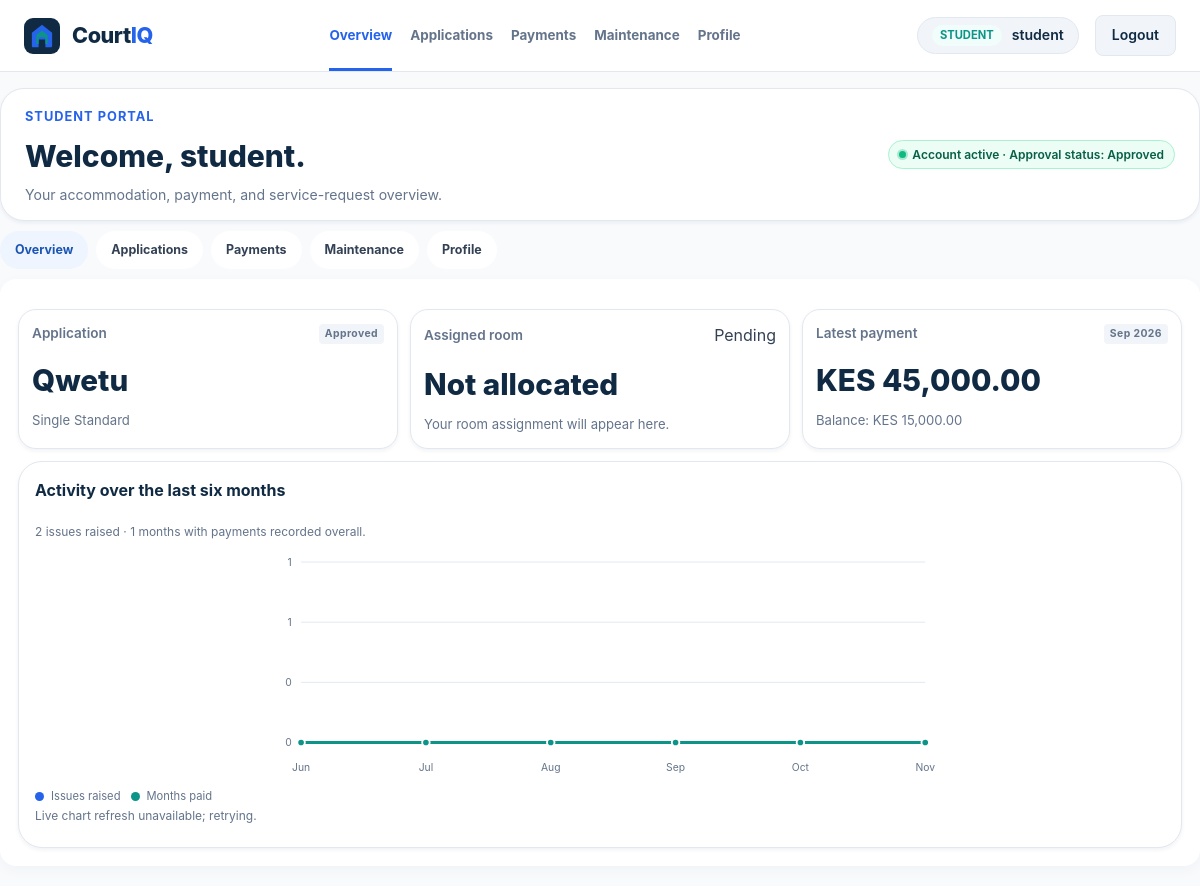
Screenshot of /student/index.php (signed in) with the database file from the repository.
### tables this page shows
CREATE TABLE IF NOT EXISTS `users` (
    `id` INT AUTO_INCREMENT PRIMARY KEY,
    `username` VARCHAR(80) NOT NULL UNIQUE,
    `email` VARCHAR(150) NOT NULL UNIQUE,
    `password_hash` VARCHAR(255) NOT NULL,
    `role` ENUM('student', 'warden', 'administrator') NOT NULL,
    `status` ENUM('active', 'inactive', 'suspended') NOT NULL DEFAULT 'active',
    `approval_status` ENUM('pending', 'approved', 'rejected') NOT NULL DEFAULT 'approved',
    `approval_decided_by` INT DEFAULT NULL,
    `approval_decided_at` DATETIME DEFAULT NULL,
    `created_at` TIMESTAMP DEFAULT CURRENT_TIMESTAMP,
    `updated_at` TIMESTAMP DEFAULT CURRENT_TIMESTAMP ON UPDATE CURRENT_TIMESTAMP,
    INDEX `idx_users_role` (`role`),
    INDEX `idx_users_status` (`status`),
    INDEX `idx_users_approval_status` (`approval_status`, `role`),
    FOREIGN KEY (`approval_decided_by`) REFERENCES `users`(`id`) ON DELETE SET NULL
);

CREATE TABLE IF NOT EXISTS `accommodation_applications` (
    `id` INT AUTO_INCREMENT PRIMARY KEY,
    `user_id` INT NOT NULL,
    `hostel_preference` VARCHAR(150) NOT NULL,
    `room_type` VARCHAR(60) NOT NULL,
    `application_status` ENUM('submitted', 'pending', 'approved', 'rejected') NOT NULL DEFAULT 'submitted',
    `notes` TEXT DEFAULT NULL,
    `created_at` TIMESTAMP DEFAULT CURRENT_TIMESTAMP,
    `updated_at` TIMESTAMP DEFAULT CURRENT_TIMESTAMP ON UPDATE CURRENT_TIMESTAMP,
    FOREIGN KEY (`user_id`) REFERENCES `users`(`id`) ON DELETE CASCADE
);

CREATE TABLE IF NOT EXISTS `payment_records` (
    `id` INT AUTO_INCREMENT PRIMARY KEY,
    `user_id` INT NOT NULL,
    `reference_no` VARCHAR(60) NOT NULL UNIQUE,
    `amount` DECIMAL(10, 2) NOT NULL,
    `balance` DECIMAL(10, 2) NOT NULL DEFAULT 0.00,
    `status` ENUM('recorded', 'verified', 'pending_audit') NOT NULL DEFAULT 'recorded',
    `payment_date` DATE NOT NULL,
    `notes` VARCHAR(255) DEFAULT NULL,
    `created_at` TIMESTAMP DEFAULT CURRENT_TIMESTAMP,
    FOREIGN KEY (`user_id`) REFERENCES `users`(`id`) ON DELETE CASCADE
);

### includes/auth.php (called while the page is built, shortened)
<?php
require_once __DIR__ . '/functions.php';
function isLoggedIn(): bool
{
    return isset($_SESSION['courtiq_user']) && !empty($_SESSION['courtiq_user']['id']);
}
function currentUser(): ?array
{
    return isLoggedIn() ? $_SESSION['courtiq_user'] : null;
}
function projectUrl(string $path = ''): string
{
    $scriptName = $_SERVER['SCRIPT_NAME'] ?? '/index.php';
    $directory = str_replace('\\', '/', dirname($scriptName));
    $subdirs = ['student', 'warden', 'admin', 'includes', 'config', 'database'];
    $currentBase = basename($directory);
    if (in_array($currentBase, $subdirs, true)) {
        $directory = dirname($directory);
    }
    $root = rtrim(str_replace('\\', '/', $directory), '/');
    $cleanPath = ltrim($path, '/');
    return $root === '' ? '/' . $cleanPath : $root . '/' . $cleanPath;
}
function requireRole(array $allowedRoles): void
{
    require_once __DIR__ . '/db.php';
    $userId = (int)currentUser()['id'];
    $stmt = db()->prepare('SELECT u.username, u.email, u.role, u.status, u.approval_status, sp.full_name, sp.student_number
        FROM users u LEFT JOIN student_profiles sp ON sp.user_id = u.id WHERE u.id = ?');
    $stmt->bind_param('i', $userId);
    if (!$stmt->execute()) {
        error_log('CourtIQ could not execute the current account authorization check: ' . $stmt->error);
        $stmt->close();
        http_response_code(503);
        exit('Account authorization is temporarily unavailable.');
    }
    $user = $stmt->get_result()->fetch_assoc();
}

### includes/functions.php (called while the page is built, shortened)
<?php
function e(?string $value): string
{
    return htmlspecialchars((string)$value, ENT_QUOTES, 'UTF-8');
}

### includes/db.php (called while the page is built, shortened)
<?php
$dbConfigFile = __DIR__ . '/../config/database.php';
$dbConfig = require $dbConfigFile;
try {
    $db = @new mysqli(
        $dbConfig['host'],
        $dbConfig['username'],
        $dbConfig['password'],
        $dbConfig['database'],
        (int)$dbConfig['port']
    );
    if (!empty($dbConfig['charset'])) {
        $db->set_charset($dbConfig['charset']);
    }
} catch (Throwable $t) {
    error_log('CourtIQ Database Exception: ' . $t->getMessage());
    http_response_code(503);
    die('The CourtIQ database service is temporarily unavailable.');
}
function db(): mysqli
{
    global $db;
    return $db;
}

### student/index.php (the view, shortened to what this page needs)
<?php
require_once __DIR__ . '/../includes/auth.php';
require_once __DIR__ . '/../includes/db.php';
require_once __DIR__ . '/../includes/dashboard_charts.php';
requireRole(['student']);
$user = currentUser();
$userId = (int)$user['id'];
$conn = db();
$applicationStmt = $conn->prepare('SELECT hostel_preference, room_type, application_status FROM accommodation_applications WHERE user_id = ? ORDER BY id DESC LIMIT 1');
$applicationStmt->bind_param('i', $userId);
$applicationStmt->execute();
$application = $applicationStmt->get_result()->fetch_assoc();
$allocationStmt = $conn->prepare("SELECT r.room_number, r.room_type, h.name AS hostel_name FROM room_allocations a
    JOIN rooms r ON r.id = a.room_id JOIN hostel_profiles h ON h.id = r.hostel_id
    WHERE a.student_id = ? AND a.status = 'active' LIMIT 1");
$allocationStmt->bind_param('i', $userId);
$allocationStmt->execute();
$allocation = $allocationStmt->get_result()->fetch_assoc();
$paymentStmt = $conn->prepare('SELECT reference_no, amount, balance, payment_date FROM payment_records WHERE user_id = ? ORDER BY payment_date DESC, id DESC LIMIT 1');
$paymentStmt->bind_param('i', $userId);
$paymentStmt->execute();
$payment = $paymentStmt->get_result()->fetch_assoc();
$statsStmt = $conn->prepare("SELECT COUNT(*) AS tickets,
    COALESCE(SUM(status = 'pending'), 0) AS pending_tickets,
    COALESCE(SUM(status = 'in_progress'), 0) AS in_progress_tickets,
    COALESCE(SUM(status = 'resolved'), 0) AS resolved_tickets
    FROM maintenance_requests WHERE user_id = ?");
$statsStmt->bind_param('i', $userId);
$statsStmt->execute();
$stats = $statsStmt->get_result()->fetch_assoc();
$paidMonthsStmt = $conn->prepare("SELECT COUNT(DISTINCT DATE_FORMAT(payment_date, '%Y-%m')) AS paid_months FROM payment_records WHERE user_id = ?");
$paidMonthsStmt->bind_param('i', $userId);
$paidMonthsStmt->execute();
$paidMonths = $paidMonthsStmt->get_result()->fetch_assoc();
$studentCharts = getStudentDashboardChartData($conn, $userId);
$studentChart = renderLineChart(
    $studentCharts['student-activity']['title'],
    $studentCharts['student-activity']['labels'],
    $studentCharts['student-activity']['series']
);
?>
<!doctype html>
<html lang="en">
<head>
    <link rel="stylesheet" href="<?= projectUrl('assets/css/style.css') ?>">
</head>
<body class="dashboard-layout role-dashboard" data-maintenance-endpoint="<?= e(projectUrl('student/maintenance-updates.php')) ?>" data-dashboard-chart-endpoint="<?= e(projectUrl('student/maintenance-updates.php')) ?>">
    <?php require __DIR__ . '/partials/nav.php'; ?>
    <main class="dashboard-content-main container dashboard-overview">
        <section class="dashboard-banner">
            <div>
                <span class="dash-welcome-eyebrow">STUDENT PORTAL</span>
                <h1 class="dash-welcome-title">Welcome, <?= e($user['full_name'] ?: $user['username']) ?>.</h1>
                <p class="dash-welcome-sub">Your accommodation, payment, and service-request overview.</p>
            </div>
            <span class="live-status-pill"><i class="pulse-dot"></i> Account active · Approval status: <?= e(ucfirst($user['approval_status'] ?? 'approved')) ?></span>
        </section>
        <nav class="dashboard-section-tabs" role="tablist" aria-label="Student dashboard sections">
            <button type="button" id="student-tab-overview" role="tab" aria-controls="student-overview" aria-selected="true">Overview</button>
            <button type="button" id="student-tab-applications" role="tab" aria-controls="student-applications" aria-selected="false" tabindex="-1">Applications</button>
            <button type="button" id="student-tab-payments" role="tab" aria-controls="student-payments" aria-selected="false" tabindex="-1">Payments</button>
            <button type="button" id="student-tab-maintenance" role="tab" aria-controls="student-maintenance" aria-selected="false" tabindex="-1">Maintenance</button>
            <button type="button" id="student-tab-profile" role="tab" aria-controls="student-profile" aria-selected="false" tabindex="-1">Profile</button>
        </nav>
        <section id="student-overview" class="dashboard-tab-panel" role="tabpanel" aria-labelledby="student-tab-overview">
            <div class="dashboard-cards-grid" aria-label="Student summary">
                <article class="dash-metric-card"><div class="dash-card-header"><span class="dash-card-title">Application</span><span class="demo-tag"><?= $application ? e(ucfirst($application['application_status'])) : 'NONE' ?></span></div><div class="dash-card-val"><?= $application ? e($application['hostel_preference']) : 'Not submitted' ?></div><p class="dash-card-desc"><?= $application ? e($application['room_type']) : 'Submit an accommodation application.' ?></p></article>
                <article class="dash-metric-card"><div class="dash-card-header"><span class="dash-card-title">Assigned room</span><span class="vcard-status"><?= $allocation ? 'Allocated' : 'Pending' ?></span></div><div class="dash-card-val"><?= $allocation ? e($allocation['room_number']) : 'Not allocated' ?></div><p class="dash-card-desc"><?= $allocation ? e($allocation['hostel_name']) . ' · ' . e($allocation['room_type']) : 'Your room assignment will appear here.' ?></p></article>
                <article class="dash-metric-card"><div class="dash-card-header"><span class="dash-card-title">Latest payment</span><span class="demo-tag"><?= $payment ? e(date('M Y', strtotime($payment['payment_date']))) : 'NONE' ?></span></div><div class="dash-card-val"><?= $payment ? 'KES ' . number_format((float)$payment['amount'], 2) : 'KES 0.00' ?></div><p class="dash-card-desc"><?= $payment ? 'Balance: KES ' . number_format((float)$payment['balance'], 2) : 'No payment recorded yet.' ?></p></article>
            </div>
            <section class="visual-card line-chart-card">
                <h2>Activity over the last six months</h2>
                <p class="line-chart-subtitle"><?= (int)$stats['tickets'] ?> issues raised · <?= (int)$paidMonths['paid_months'] ?> months with payments recorded overall.</p>
                <div data-dashboard-chart="student-activity"><?= $studentChart ?></div>
                <p class="line-chart-subtitle" data-dashboard-refresh-status aria-live="polite">Live chart refreshes automatically.</p>
            </section>
        </section>
    </main>
</body>
</html>

### student/partials/nav.php (shortened to what this page needs)
<?php
$studentPage = basename($_SERVER['SCRIPT_NAME'] ?? 'index.php');
?>
<header class="dashboard-nav-bar role-topbar">
    <div class="container dashboard-nav-inner">
        <a href="<?= projectUrl('index.php') ?>" class="brand" aria-label="CourtIQ home"><span class="brand-icon-box"></span><span class="brand-text">Court<span>IQ</span></span></a>
        <nav class="role-nav-links" aria-label="Student navigation">
            <a class="<?= $studentPage === 'index.php' ? 'is-active' : '' ?>" href="index.php">Overview</a>
            <a class="<?= $studentPage === 'applications.php' ? 'is-active' : '' ?>" href="applications.php">Applications</a>
            <a class="<?= $studentPage === 'payments.php' ? 'is-active' : '' ?>" href="payments.php">Payments</a>
            <a class="<?= $studentPage === 'maintenance.php' ? 'is-active' : '' ?>" href="maintenance.php">Maintenance</a>
            <a class="<?= $studentPage === 'profile.php' ? 'is-active' : '' ?>" href="profile.php">Profile</a>
        </nav>
        <div class="user-badge-wrap"><div class="user-profile-pill"><span class="role-tag-badge badge-student">Student</span><span><?= e(currentUser()['full_name'] ?: currentUser()['username']) ?></span></div><a href="<?= projectUrl('logout.php') ?>" class="btn btn-secondary btn-sm">Logout</a></div>
    </div>
</header>

### rows the page displays
users: username "student", approval_status "Approved"
accommodation_applications: application_status "Approved", hostel_preference "Qwetu", room_type "Single Standard"
payment_records: payment_date "Sep 2026", amount "45,000.00", balance "15,000.00"

### other values shown
$stats['tickets'] "2"
$paidMonths['paid_months'] "1"
$value "0"
$value "1"
$label "Jun"
$label "Jul"
$label "Aug"
$label "Sep"
$label "Oct"
$label "Nov"
$name "Issues raised"
$name "Months paid"
